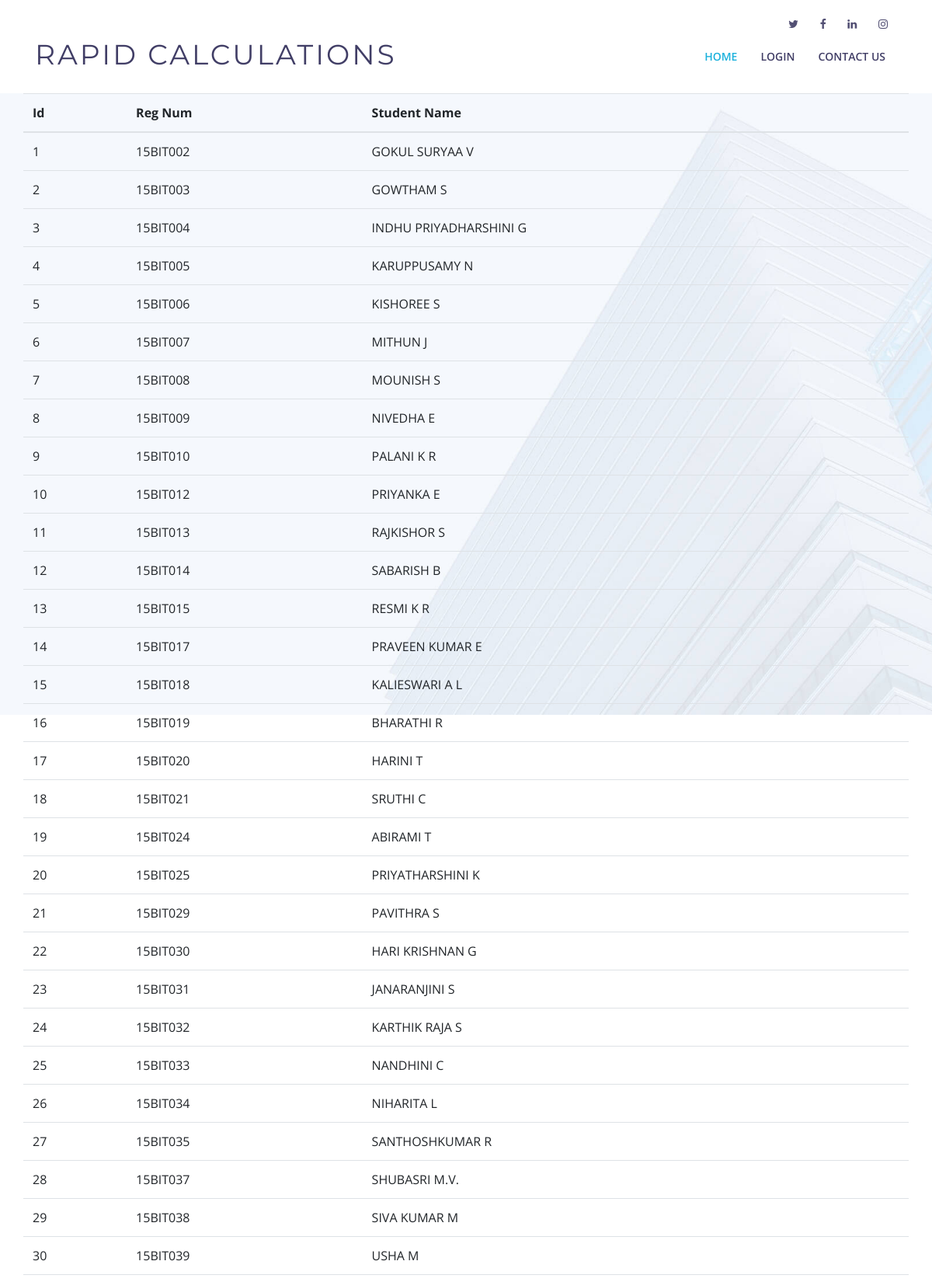
Page /display_student/ (upper part) on the committed database.
### pages/models.py (models this page shows, shortened)
class Student_details(models.Model):
    reg_num = models.CharField(max_length=10, blank=False)
    student_name = models.CharField(max_length=50, blank=False)

### pages/views.py (the view)
# urls.py: path('display_student/', show_students, name="display_student"),
def show_students(request, *args, **kwargs):
    items = Student_details.objects.all()
    context = {
        'items' : items,
    }
    return render(request, "display_student.html", context)

### templates/display_student.html (shortened to what this page needs)
<!DOCTYPE html>
<html lang="en">
<head>
  <link href="/static/pages/lib/bootstrap/css/bootstrap.min.css" rel="stylesheet">
  <link href="/static/pages/lib/font-awesome/css/font-awesome.min.css" rel="stylesheet">
  <link href="/static/pages/lib/animate/animate.min.css" rel="stylesheet">
  <link href="/static/pages/lib/ionicons/css/ionicons.min.css" rel="stylesheet">
  <link href="/static/pages/lib/owlcarousel/assets/owl.carousel.min.css" rel="stylesheet">
  <link href="/static/pages/lib/lightbox/css/lightbox.min.css" rel="stylesheet">
  <link rel="stylesheet" href="/static/pages/css/style.css" type="text/css">
</head>
<body>
  <header id="header">
    <div id="topbar">
      <div class="container">
        <div class="social-links">
          <a href="https://twitter.com/kctofficial?lang=en" class="twitter"><i class="fa fa-twitter"></i></a>
          <a href="https://www.facebook.com/KCT.edu/" class="facebook"><i class="fa fa-facebook"></i></a>
          <a href="https://in.linkedin.com/school/kct/" class="linkedin"><i class="fa fa-linkedin"></i></a>
          <a href="https://www.instagram.com/kct_84/?hl=en" class="instagram"><i class="fa fa-instagram"></i></a>
        </div>
      </div>
    </div>
    <div class="container">
      <div class="logo float-left">
        <h1 class="text-light"><a href="#intro" class="scrollto"><span>Rapid Calculations</span></a></h1>
      </div>
      <nav class="main-nav float-right d-none d-lg-block">
        <ul>
          <li class="active"><a href="{% url 'home' %}">Home</a></li>
          <li><a href="{% url 'login' %}">Login</a></li>
          <li><a href="#footer">Contact Us</a></li>
        </ul>
      </nav>
    </div>
  </header>
<br><br><br><br><br>
  <section id="intro" >
    <div class="container h-50">
      <div class="row">
          <table class="table table-hover">
            <thead>
              <tr>
                <th>Id</th>
                <th>Reg Num</th>
                <th>Student Name</th>
              </tr>
            </thead>
            <tbody>
                {% for item in items %}
                <tr>
                  <td>{{ item.pk }}</td>
                  <td> {{ item.reg_num }}</td>
                  <td>{{ item.student_name }}</td>
                </tr>
                {% endfor %}
            </tbody>
          </table>
    </div>
    </div>
  </section>
  </body>
  </html>

### static/pages/css/style.css (style rules this page uses)
body { background: #fff; color: #444; font-family: "Open Sans", sans-serif; }
a { color: #1bb1dc; transition: 0.5s; }
h1, h2, h3, h4, h5, h6 { font-family: "Montserrat", sans-serif; font-weight: 400; margin: 0 0 20px 0; padding: 0; }
#topbar { padding: 0 0 10px 0; font-size: 14px; transition: all 0.5s; }
#topbar .social-links { text-align: right; }
#topbar .social-links a { color: #535074; padding: 4px 12px; display: inline-block; line-height: 1px; }
#topbar .social-links a:first-child { border-left: 0; }
#header { height: 110px; transition: all 0.5s; z-index: 997; transition: all 0.5s; padding: 20px 0; position: fixed; left: 0; top: 0; right: 0; transition: all 0.5s; z-index: 997; }
#header .logo h1 { font-size: 36px; margin: 0; padding: 0; line-height: 1; font-weight: 400; letter-spacing: 3px; text-transform: uppercase; }
#header .logo h1 a, #header .logo h1 a:hover { color: #413e66; text-decoration: none; }
#intro { width: 100%; height: 100vh; position: relative; background: #f5f8fd url("../img/intro-bg.jpg") center top no-repeat; background-size: cover; }
.main-nav, .main-nav * { margin: 0; padding: 0; list-style: none; }
.main-nav > ul > li { position: relative; white-space: nowrap; float: left; }
.main-nav a { display: block; position: relative; color: #413e66; padding: 10px 15px; transition: 0.3s; font-size: 14px; font-family: "Open Sans", sans-serif; text-transform: uppercase; font-weight: 600; }
.main-nav a:hover, .main-nav .active > a, .main-nav li:hover > a { color: #1bb1dc; text-decoration: none; }
.mobile-nav { position: fixed; top: 0; bottom: 0; z-index: 9999; overflow-y: auto; left: -260px; width: 260px; padding-top: 18px; background: rgba(40, 38, 70, 0.8); transition: 0.4s; }
.mobile-nav * { margin: 0; padding: 0; list-style: none; }
.mobile-nav a { display: block; position: relative; color: #fff; padding: 10px 20px; font-weight: 500; }
.mobile-nav a:hover, .mobile-nav .active > a, .mobile-nav li:hover > a { color: #8dc2fa; text-decoration: none; }

### rows in the picture
Student_details: pk "1", reg_num "15BIT002", student_name "GOKUL SURYAA V"
Student_details: pk "2", reg_num "15BIT003", student_name "GOWTHAM S"
Student_details: pk "3", reg_num "15BIT004", student_name "INDHU PRIYADHARSHINI G"
Student_details: pk "4", reg_num "15BIT005", student_name "KARUPPUSAMY N"
Student_details: pk "5", reg_num "15BIT006", student_name "KISHOREE S"
Student_details: pk "6", reg_num "15BIT007", student_name "MITHUN J"
Student_details: pk "7", reg_num "15BIT008", student_name "MOUNISH S"
Student_details: pk "8", reg_num "15BIT009", student_name "NIVEDHA E"
Student_details: pk "9", reg_num "15BIT010", student_name "PALANI K R"
Student_details: pk "10", reg_num "15BIT012", student_name "PRIYANKA E"
Student_details: pk "11", reg_num "15BIT013", student_name "RAJKISHOR S"
Student_details: pk "12", reg_num "15BIT014", student_name "SABARISH B"
Student_details: pk "13", reg_num "15BIT015", student_name "RESMI K R"
Student_details: pk "14", reg_num "15BIT017", student_name "PRAVEEN KUMAR E"
Student_details: pk "15", reg_num "15BIT018", student_name "KALIESWARI A L"
Student_details: pk "16", reg_num "15BIT019", student_name "BHARATHI R"
Student_details: pk "17", reg_num "15BIT020", student_name "HARINI T"
Student_details: pk "18", reg_num "15BIT021", student_name "SRUTHI C"
Student_details: pk "19", reg_num "15BIT024", student_name "ABIRAMI T"
Student_details: pk "20", reg_num "15BIT025", student_name "PRIYATHARSHINI K"
Student_details: pk "21", reg_num "15BIT029", student_name "PAVITHRA S"
Student_details: pk "22", reg_num "15BIT030", student_name "HARI KRISHNAN G"
Student_details: pk "23", reg_num "15BIT031", student_name "JANARANJINI S"
Student_details: pk "24", reg_num "15BIT032", student_name "KARTHIK RAJA S"
Student_details: pk "25", reg_num "15BIT033", student_name "NANDHINI C"
Student_details: pk "26", reg_num "15BIT034", student_name "NIHARITA L"
Student_details: pk "27", reg_num "15BIT035", student_name "SANTHOSHKUMAR R"
Student_details: pk "28", reg_num "15BIT037", student_name "SHUBASRI M.V."
Student_details: pk "29", reg_num "15BIT038", student_name "SIVA KUMAR M"
Student_details: pk "30", reg_num "15BIT039", student_name "USHA M"
